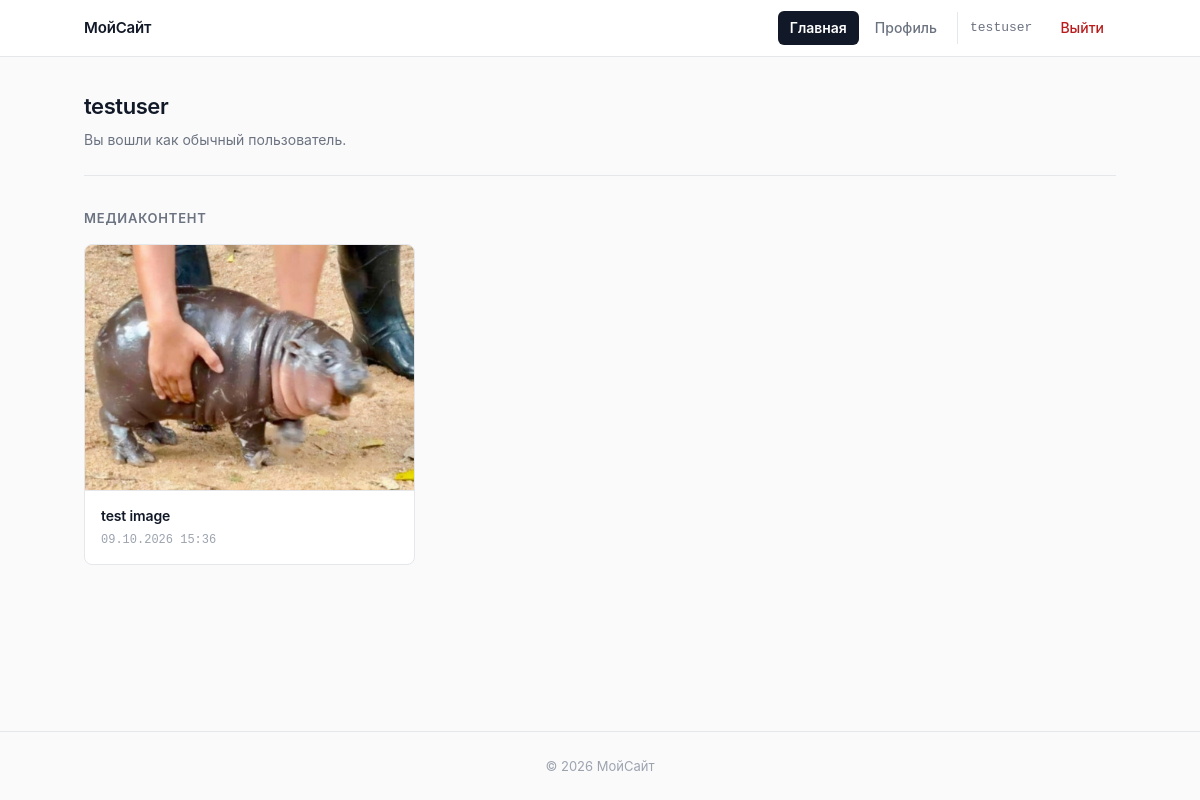
Screenshot of / (signed in) with the database file from the repository.
### hi/models.py (models this page shows, shortened)
class MediaContent(models.Model):
    title = models.CharField(max_length=200, verbose_name="Название контента")
    image = models.ImageField(upload_to='uploads/', verbose_name="Изображение")
    description = models.TextField(blank=True, default='', verbose_name="Описание")
    is_published = models.BooleanField(default=True, verbose_name="Опубликовано")
    author = models.ForeignKey(
        User,
        on_delete=models.SET_NULL,
        null=True,
        blank=True,
        related_name='media_items',
        verbose_name="Автор",
    )
    created_at = models.DateTimeField(auto_now_add=True, verbose_name="Дата добавления")
    updated_at = models.DateTimeField(auto_now=True, verbose_name="Дата обновления")
    class Meta:
        verbose_name = "Медиа контент"
        verbose_name_plural = "Медиа контент"
        ordering = ['-created_at']

### hi/views.py (the view)
# urls.py: path('', views.index, name='home'),
@login_required(login_url='login')
def index(request):
    all_media = MediaContent.objects.all().order_by('-created_at')
    return render(request, 'hi/index.html', {'all_media': all_media})

### hi/templates/hi/index.html (shortened to what this page needs)
{% extends 'hi/base.html' %}
{% block content %}
<div class="welcome-card">
    <h1>{{ user.username }}</h1>
    {% if user.is_staff %}
        <p class="hint">
            Вы администратор. Управление сайтом — в
            <a href="{% url 'dashboard' %}">админ-панели</a>.
        </p>
    {% else %}
        <p class="hint">Вы вошли как обычный пользователь.</p>
    {% endif %}
</div>
<h2 class="section-title">Медиаконтент</h2>
{% if all_media %}
    <div class="media-grid">
        {% for item in all_media %}
            <article class="media-card">
                <img src="{{ item.image.url }}" alt="{{ item.title }}" loading="lazy">
                <div class="media-body">
                    <h3>{{ item.title }}</h3>
                    <p class="media-date">{{ item.created_at|date:"d.m.Y H:i" }}</p>
                </div>
            </article>
        {% endfor %}
    </div>
{% endif %}
{% endblock %}

### hi/templates/hi/base.html (shortened to what this page needs)
{% load static %}
<!DOCTYPE html>
<html lang="ru">
<head>
    <link rel="stylesheet" href="{% static 'hi/style.css' %}">
</head>
<body>
    <nav class="navbar">
        <div class="nav-container">
            <a href="{% url 'home' %}" class="logo">МойСайт</a>
            <div class="nav-links">
                {% if user.is_authenticated %}
                    {% with url_name=request.resolver_match.url_name %}
                        <a href="{% url 'home' %}"
                           class="nav-item {% if url_name == 'home' %}active{% endif %}">Главная</a>
                        <a href="{% url 'profile' %}"
                           class="nav-item {% if url_name == 'profile' or url_name == 'profile_edit' %}active{% endif %}">Профиль</a>
                    {% endwith %}
                    <span class="user-badge">{{ user.username }}</span>
                    <a href="{% url 'logout' %}" class="btn-logout">Выйти</a>
                {% else %}
                    {% with url_name=request.resolver_match.url_name %}
                        <a href="{% url 'login' %}"
                           class="nav-item {% if url_name == 'login' %}active{% endif %}">Войти</a>
                    {% endwith %}
                    <a href="{% url 'register' %}" class="btn-register">Регистрация</a>
                {% endif %}
            </div>
        </div>
    </nav>
    <main class="container">
        {% block content %}{% endblock %}
    </main>
    <footer class="footer">
        <p>© 2026 МойСайт</p>
    </footer>
</body>
</html>

### hi/static/hi/style.css (style rules this page uses)
*, *::before, *::after { margin: 0; padding: 0; box-sizing: border-box; }
:root { --bg: #fafafa; --surface: #ffffff; --border: #e5e7eb; --border-strong: #d1d5db; --text: #111827; --text-muted: #6b7280; --text-subtle: #9ca3af; --accent: #111827; --accent-hover: #374151; --danger: #b91c1c; --danger-hover: #991b1b; --success-bg: #f0fdf4; --success-border: #bbf7d0; --success-text: #166534; --error-bg: #fef2f2; --error-border: #fecaca; --error-text: #991b1b; --info-bg: #f9fafb; --info-border: #e5e7eb; --info-text: #374151; --radius: 8px; --radius-sm: 6px; --shadow-sm: 0 1px 2px rgba(0, 0, 0, 0.04); --shadow: 0 1px 3px rgba(0, 0, 0, 0.06), 0 1px 2px rgba(0, 0, 0, 0.04); }
html { -webkit-text-size-adjust: 100%; -webkit-font-smoothing: antialiased; -moz-osx-font-smoothing: grayscale; }
body { font-family: -apple-system, BlinkMacSystemFont, "Segoe UI", Roboto, "Helvetica Neue", Arial, sans-serif; font-size: 15px; line-height: 1.55; color: var(--text); background: var(--bg); min-height: 100vh; display: flex; flex-direction: column; }
a { color: var(--text); text-decoration: none; border-bottom: 1px solid var(--border-strong); transition: border-color 0.15s; }
.navbar { background: var(--surface); border-bottom: 1px solid var(--border); }
.nav-container { max-width: 1080px; margin: 0 auto; padding: 0 24px; display: flex; justify-content: space-between; align-items: center; height: 56px; }
.logo { font-size: 15px; font-weight: 600; letter-spacing: -0.01em; color: var(--text); border-bottom: none; }
.nav-links { display: flex; align-items: center; gap: 4px; }
.nav-links a { font-size: 14px; color: var(--text-muted); padding: 6px 12px; border-radius: var(--radius-sm); border-bottom: none; transition: background 0.15s, color 0.15s; font-weight: 500; }
.nav-item.active { background: #111827; color: #ffffff !important; font-weight: 600; }
.btn-logout { color: var(--danger) !important; }
.user-badge { font-size: 13px; color: var(--text-muted); padding: 6px 12px; border-left: 1px solid var(--border); margin-left: 4px; font-family: ui-monospace, "SF Mono", Menlo, Consolas, monospace; }
.container { max-width: 1080px; margin: 0 auto; padding: 32px 24px 48px; flex: 1; width: 100%; }
.footer { border-top: 1px solid var(--border); padding: 24px; text-align: center; color: var(--text-subtle); font-size: 13px; }
.welcome-card { padding: 0 0 24px; border-bottom: 1px solid var(--border); margin-bottom: 32px; }
.welcome-card h1 { font-size: 22px; font-weight: 600; letter-spacing: -0.02em; margin-bottom: 6px; }
.hint { font-size: 14px; color: var(--text-muted); }
.section-title { font-size: 13px; font-weight: 600; text-transform: uppercase; letter-spacing: 0.06em; color: var(--text-muted); margin-bottom: 16px; }
.media-grid { display: grid; grid-template-columns: repeat(auto-fill, minmax(260px, 1fr)); gap: 20px; }
.media-card { background: var(--surface); border: 1px solid var(--border); border-radius: var(--radius); overflow: hidden; transition: border-color 0.15s, box-shadow 0.15s; }
.media-card img { width: 100%; aspect-ratio: 4 / 3; object-fit: cover; display: block; background: #f3f4f6; border-bottom: 1px solid var(--border); }
.media-body { padding: 14px 16px; }
.media-body h3 { font-size: 14px; font-weight: 600; margin-bottom: 4px; letter-spacing: -0.01em; }
.media-date { font-size: 12px; color: var(--text-subtle); font-family: ui-monospace, "SF Mono", Menlo, Consolas, monospace; }

### rows the page displays
MediaContent: image (picture), title "test image", created_at "09.10.2026 15:36"

### other values shown
{{ user.username }} "testuser"
